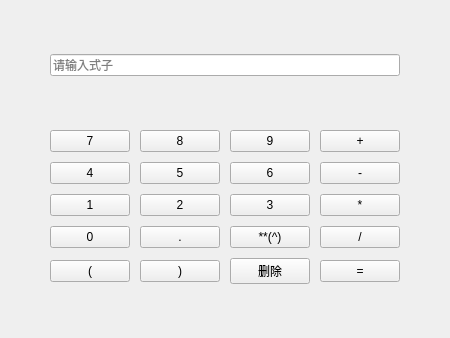
<?xml version="1.0" encoding="UTF-8"?>
<ui version="4.0">
 <class>Form</class>
 <widget class="QWidget" name="Form">
  <property name="geometry">
   <rect>
    <x>0</x>
    <y>0</y>
    <width>432</width>
    <height>338</height>
   </rect>
  </property>
  <property name="windowTitle">
   <string>计算工具</string>
  </property>
  <layout class="QVBoxLayout" name="verticalLayout" stretch="0,0">
   <property name="spacing">
    <number>30</number>
   </property>
   <property name="leftMargin">
    <number>50</number>
   </property>
   <property name="topMargin">
    <number>30</number>
   </property>
   <property name="rightMargin">
    <number>50</number>
   </property>
   <property name="bottomMargin">
    <number>30</number>
   </property>
   <item>
    <widget class="QLineEdit" name="shizi">
     <property name="placeholderText">
      <string>请输入式子</string>
     </property>
    </widget>
   </item>
   <item>
    <layout class="QGridLayout" name="gridLayout" columnstretch="0,0,0,0" columnminimumwidth="0,0,0,0">
     <property name="leftMargin">
      <number>0</number>
     </property>
     <property name="spacing">
      <number>10</number>
     </property>
     <item row="0" column="0">
      <widget class="QPushButton" name="button7">
       <property name="text">
        <string>7</string>
       </property>
      </widget>
     </item>
     <item row="0" column="1">
      <widget class="QPushButton" name="button8">
       <property name="text">
        <string>8</string>
       </property>
      </widget>
     </item>
     <item row="0" column="2">
      <widget class="QPushButton" name="button9">
       <property name="text">
        <string>9</string>
       </property>
      </widget>
     </item>
     <item row="0" column="3">
      <widget class="QPushButton" name="buttonjia">
       <property name="text">
        <string>+</string>
       </property>
      </widget>
     </item>
     <item row="1" column="0">
      <widget class="QPushButton" name="button4">
       <property name="text">
        <string>4</string>
       </property>
      </widget>
     </item>
     <item row="1" column="1">
      <widget class="QPushButton" name="button5">
       <property name="text">
        <string>5</string>
       </property>
      </widget>
     </item>
     <item row="1" column="2">
      <widget class="QPushButton" name="button6">
       <property name="text">
        <string>6</string>
       </property>
      </widget>
     </item>
     <item row="1" column="3">
      <widget class="QPushButton" name="buttonjian">
       <property name="text">
        <string>-</string>
       </property>
      </widget>
     </item>
     <item row="2" column="0">
      <widget class="QPushButton" name="button1">
       <property name="text">
        <string>1</string>
       </property>
      </widget>
     </item>
     <item row="2" column="1">
      <widget class="QPushButton" name="button2">
       <property name="text">
        <string>2</string>
       </property>
      </widget>
     </item>
     <item row="2" column="2">
      <widget class="QPushButton" name="button3">
       <property name="text">
        <string>3</string>
       </property>
      </widget>
     </item>
     <item row="2" column="3">
      <widget class="QPushButton" name="buttoncheng">
       <property name="text">
        <string>*</string>
       </property>
      </widget>
     </item>
     <item row="3" column="0">
      <widget class="QPushButton" name="button0">
       <property name="text">
        <string>0</string>
       </property>
      </widget>
     </item>
     <item row="3" column="1">
      <widget class="QPushButton" name="buttondian">
       <property name="text">
        <string>.</string>
       </property>
      </widget>
     </item>
     <item row="3" column="2">
      <widget class="QPushButton" name="buttonchengfang">
       <property name="text">
        <string>**(^)</string>
       </property>
      </widget>
     </item>
     <item row="3" column="3">
      <widget class="QPushButton" name="buttonchu">
       <property name="text">
        <string>/</string>
       </property>
      </widget>
     </item>
     <item row="4" column="0">
      <widget class="QPushButton" name="buttonzuokuohao">
       <property name="text">
        <string>(</string>
       </property>
      </widget>
     </item>
     <item row="4" column="1">
      <widget class="QPushButton" name="buttonyoukuohao">
       <property name="text">
        <string>)</string>
       </property>
      </widget>
     </item>
     <item row="4" column="2">
      <widget class="QPushButton" name="buttonshanchu">
       <property name="text">
        <string>删除</string>
       </property>
      </widget>
     </item>
     <item row="4" column="3">
      <widget class="QPushButton" name="buttondengyu">
       <property name="text">
        <string>=</string>
       </property>
      </widget>
     </item>
    </layout>
   </item>
  </layout>
 </widget>
 <resources/>
 <connections/>
</ui>
